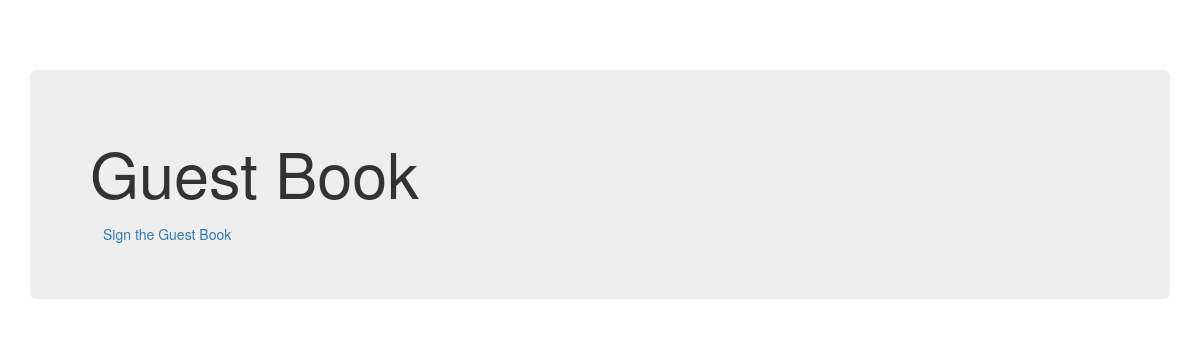
Before: /hw/ with the older database file.
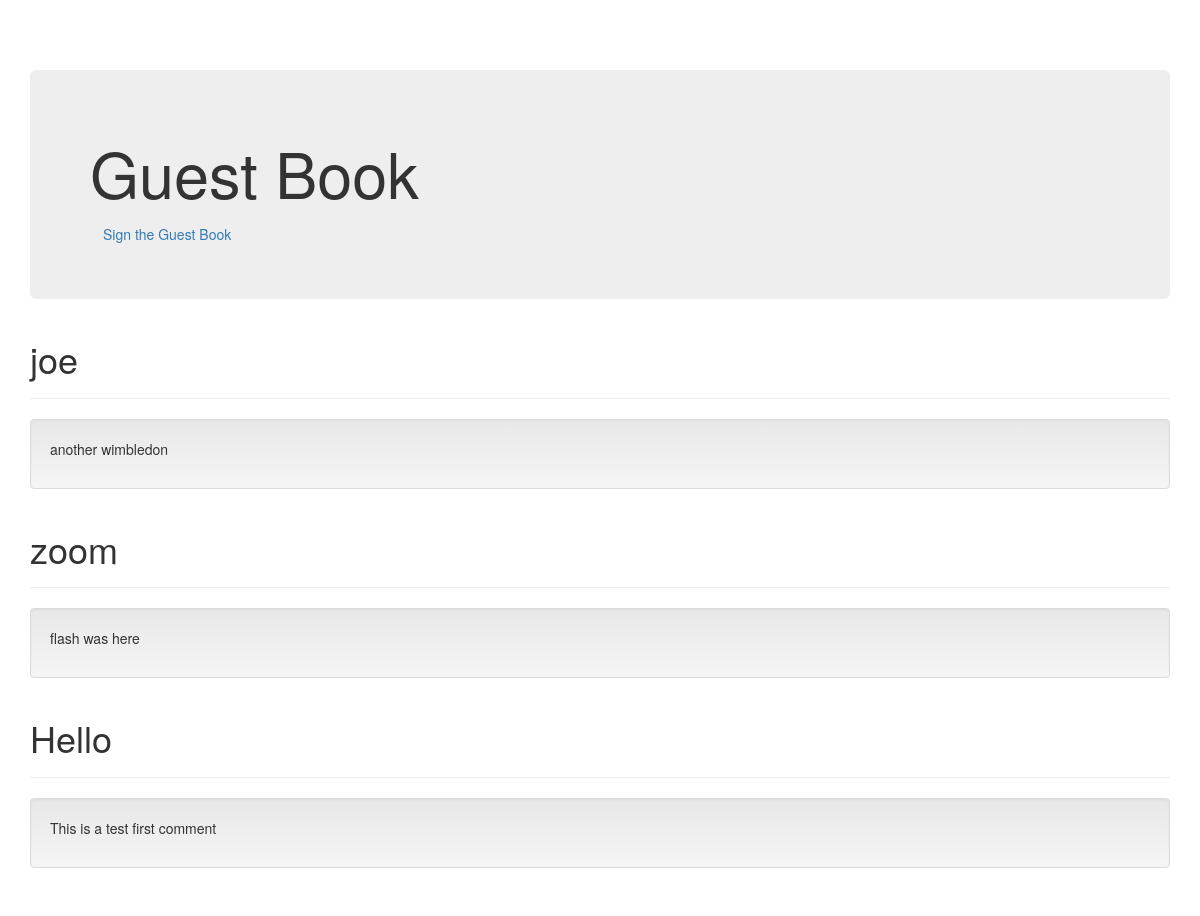
After: the same page with the newer database file.
### hw/models.py (models this page shows, shortened)
class Comment(models.Model):
    name = models.CharField(max_length = 1200)
    comment = models.TextField()
    date = models.DateTimeField(default = timezone.now)

### hw/views.py (the view)
# urls.py: path('', views.index, name = 'index'),
def index(request):
    comments = Comment.objects.order_by('-date')
    context = {'comments' : comments}
    return render(request, 'hw/index.html', context = context)

### hw/templates/hw/index.html (shortened to what this page needs)
<!DOCTYPE html>
{% load static %}
<html lang="en">
  <head>
    <link href="{% static 'hw/bootstrap.min.css' %}" rel="stylesheet">
    <link href="{% static 'hw/bootstrap-theme.min.css' %}" rel="stylesheet">
    <link href="{% static 'hw/theme.css' %}" rel="stylesheet">
  </head>
  <body>
    <div class="container theme-showcase" role="main">
      <div class="jumbotron">
        <h1>Guest Book</h1>
        <a type="button" class="btn btn-link" href="{% url 'sign' %}">Sign the Guest Book</a>
      </div>
      {% for c in comments %}
      <div class="page-header">
        <h1>{{c.name}}</h1>
      </div>
      <div class="well">
        <p>{{c.comment}}</p>
      </div>
      {% endfor %}
    </div>
  </body>
</html>

### hw/static/hw/theme.css (style rules this page uses)
body { padding-top: 70px; padding-bottom: 30px; }

Changed rows visible on the page:
added Comment: name "joe", comment "another wimbledon"
added Comment: name "zoom", comment "flash was here"
added Comment: name "Hello", comment "This is a test first comment"
